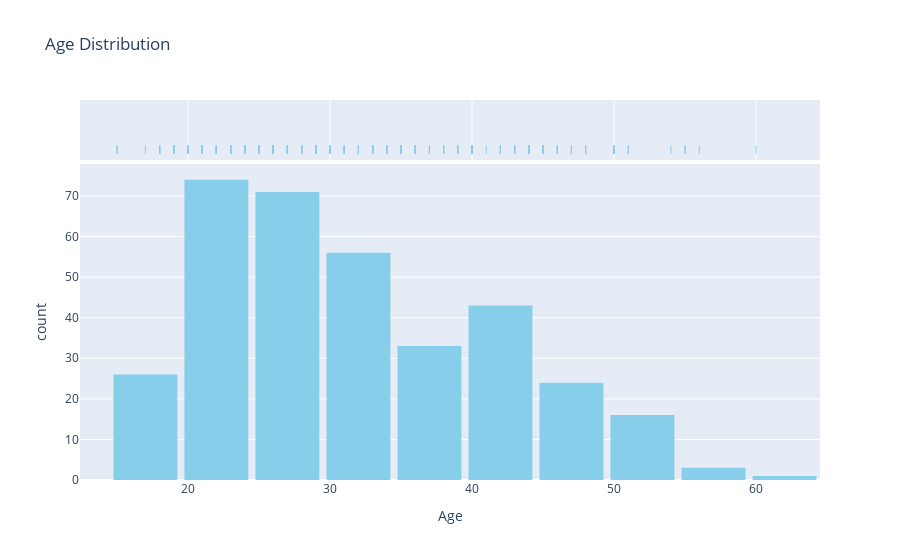
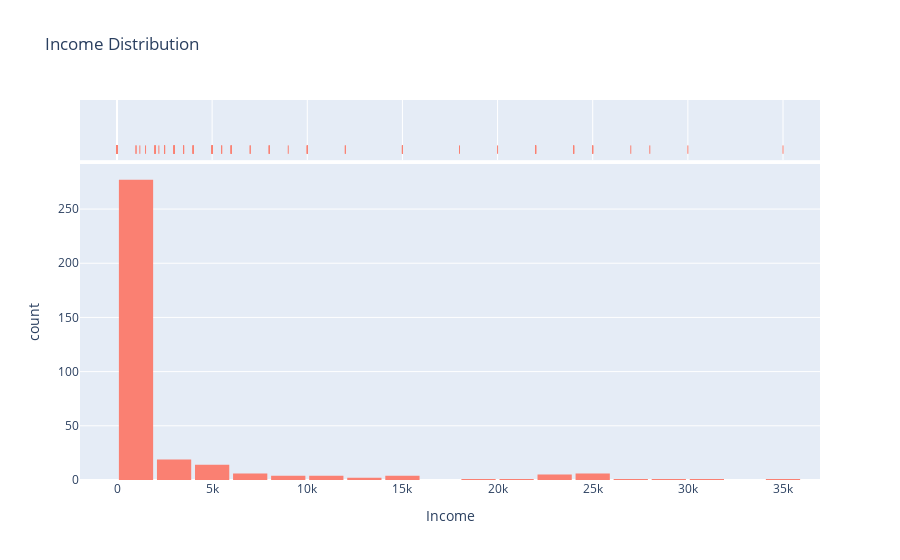

Notebook code cell kept with these figures, in order:
### Markdown cell above
---
<a href=#five></a>
## **Exploratory Data Analysis (EDA)**

It is the process of analyzing datasets to summarize key features, often through visualization methods. It aims to discover patterns, spot anomalies, and formulate hypotheses for deeper insights, which informs subsequent analysis.
#### Advantages

- Helps in understanding the data before modeling.
- Provides insights that guide feature selection and engineering.
- Assists in choosing appropriate modeling techniques.
- Uncovers potential data quality issues early.

`The following methods were employed to communicate our objective:`
1. Histogram for Age Distribution
2. Histogram for Income Distribution
3. Count occurrences of each category in the 'violence' column
4. Count occurrences of each category in the 'education' column
5. Count occurrences of each category in the 'marital_status' column
6. employment status of women who experienced violence
7. Heatmap for marital status and violence
8. count of violence occurrences across age groups
9. Violin plot for income distribution by violence


---

### Code cell
#1. Histogram for Age Distribution
fig_age = px.histogram(df_copy, x='age', nbins=20, 
                        title='Age Distribution', 
                        color_discrete_sequence=['skyblue'], 
                        marginal='rug',  # Add rug plot for additional insights
                        labels={'age': 'Age'})

fig_age.update_layout(bargap=0.1)  # Space between bars
fig_age.show()

#2. Histogram for Income Distribution
fig_income = px.histogram(df_copy, x='income', nbins=20, 
                           title='Income Distribution', 
                           color_discrete_sequence=['salmon'], 
                           marginal='rug',  # Add rug plot for additional insights
                           labels={'income': 'Income'})

fig_income.update_layout(bargap=0.1)  # Space between bars
fig_income.show()

### Figure 1 — Plotly figure (JSON) as saved in the notebook; plotly's stock layout.template omitted (floating-point values rounded to 4 significant figures; data arrays with more than 128 entries replaced by an {"elided": "..."} marker saying what was removed)
{"data": [{"alignmentgroup": "True", "bingroup": "x", "hovertemplate": "Age=%{x}<br>count=%{y}<extra></extra>", "legendgroup": "", "marker": {"color": "skyblue", "pattern": {"shape": ""}}, "name": "", "nbinsx": 20, "offsetgroup": "", "orientation": "v", "showlegend": false, "type": "histogram", "x": {"elided": "347 int values"}, "xaxis": "x", "yaxis": "y"}, {"alignmentgroup": "True", "boxpoints": "all", "fillcolor": "rgba(255,255,255,0)", "hoveron": "points", "hovertemplate": "Age=%{x}<extra></extra>", "jitter": 0, "legendgroup": "", "line": {"color": "rgba(255,255,255,0)"}, "marker": {"color": "skyblue", "symbol": "line-ns-open"}, "name": "", "offsetgroup": "", "showlegend": false, "type": "box", "x": {"elided": "347 int values"}, "xaxis": "x2", "yaxis": "y2"}], "layout": {"bargap": 0.1, "barmode": "relative", "legend": {"tracegroupgap": 0}, "title": {"text": "Age Distribution"}, "xaxis": {"anchor": "y", "domain": [0, 1], "title": {"text": "Age"}}, "xaxis2": {"anchor": "y2", "domain": [0, 1], "matches": "x", "showgrid": true, "showticklabels": false}, "yaxis": {"anchor": "x", "domain": [0, 0.8316], "title": {"text": "count"}}, "yaxis2": {"anchor": "x2", "domain": [0.8416, 1], "matches": "y2", "showgrid": false, "showline": false, "showticklabels": false, "ticks": ""}}}

### Figure 2 — Plotly figure (JSON) as saved in the notebook; plotly's stock layout.template omitted (floating-point values rounded to 4 significant figures; data arrays with more than 128 entries replaced by an {"elided": "..."} marker saying what was removed)
{"data": [{"alignmentgroup": "True", "bingroup": "x", "hovertemplate": "Income=%{x}<br>count=%{y}<extra></extra>", "legendgroup": "", "marker": {"color": "salmon", "pattern": {"shape": ""}}, "name": "", "nbinsx": 20, "offsetgroup": "", "orientation": "v", "showlegend": false, "type": "histogram", "x": {"elided": "347 int values"}, "xaxis": "x", "yaxis": "y"}, {"alignmentgroup": "True", "boxpoints": "all", "fillcolor": "rgba(255,255,255,0)", "hoveron": "points", "hovertemplate": "Income=%{x}<extra></extra>", "jitter": 0, "legendgroup": "", "line": {"color": "rgba(255,255,255,0)"}, "marker": {"color": "salmon", "symbol": "line-ns-open"}, "name": "", "offsetgroup": "", "showlegend": false, "type": "box", "x": {"elided": "347 int values"}, "xaxis": "x2", "yaxis": "y2"}], "layout": {"bargap": 0.1, "barmode": "relative", "legend": {"tracegroupgap": 0}, "title": {"text": "Income Distribution"}, "xaxis": {"anchor": "y", "domain": [0, 1], "title": {"text": "Income"}}, "xaxis2": {"anchor": "y2", "domain": [0, 1], "matches": "x", "showgrid": true, "showticklabels": false}, "yaxis": {"anchor": "x", "domain": [0, 0.8316], "title": {"text": "count"}}, "yaxis2": {"anchor": "x2", "domain": [0.8416, 1], "matches": "y2", "showgrid": false, "showline": false, "showticklabels": false, "ticks": ""}}}
